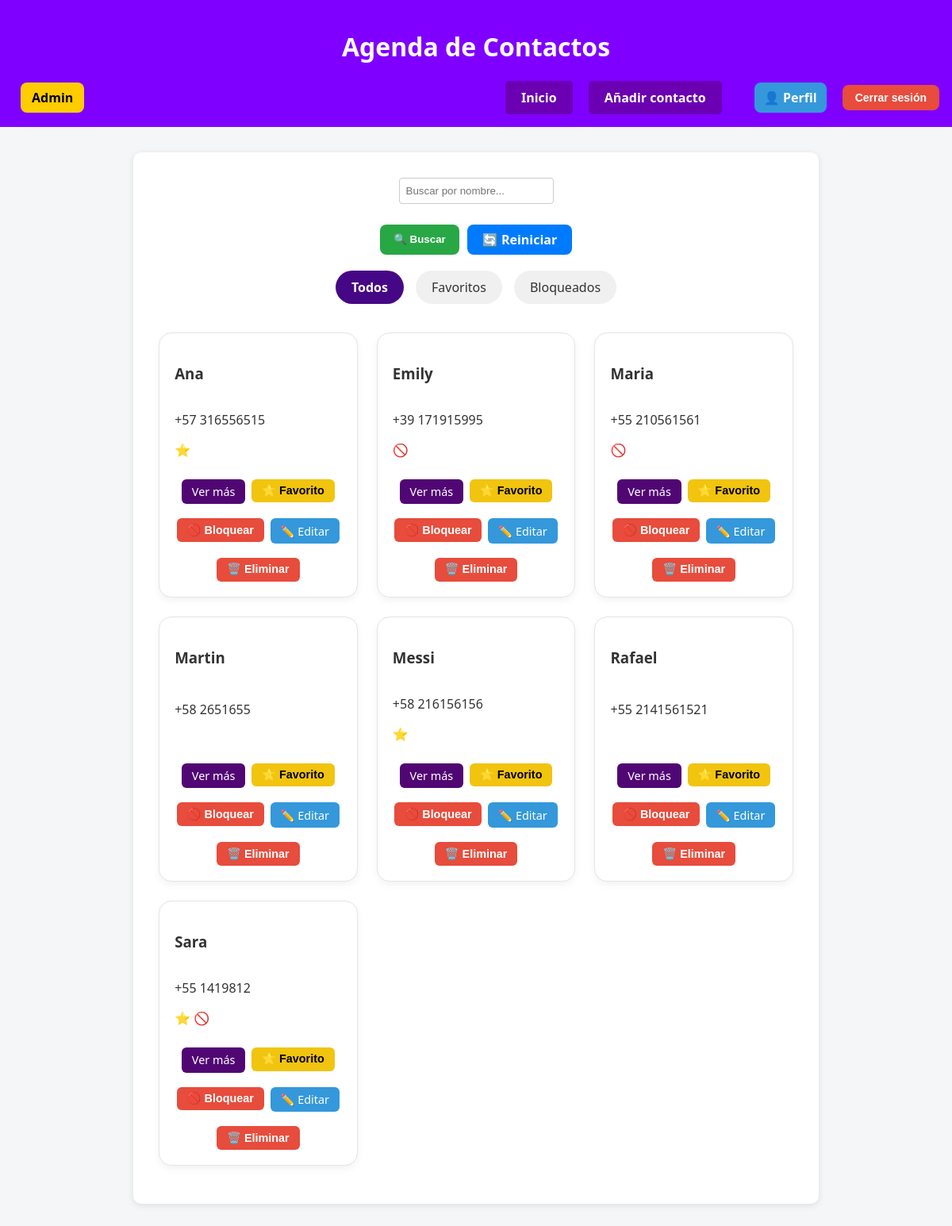
/ (signed in), run on the app's committed database.
### modulo/models.py (models this page shows, shortened)
class Contacto(models.Model):
    nombre = models.CharField(max_length=50)
    prefijo = models.ForeignKey(Prefijo, on_delete=models.SET_NULL, null=True, blank=True)
    numero = models.CharField(max_length=20)
    autor = models.ForeignKey(User, on_delete=models.CASCADE)
    bloqueado = models.BooleanField(default=False)
    favorito = models.BooleanField(default=False)

class Prefijo(models.Model):
    prefijo = models.CharField(max_length=10)
    def __str__(self):
        return self.prefijo

### modulo/views.py (the view)
# urls.py: path('', views.index, name='index'),
@login_required(login_url='login')  # Asegura que el usuario esté logueado
def index(request):
    filtro = request.GET.get('filtro', 'todos')
    buscar = request.GET.get('buscar', '')
    contactos = Contacto.objects.filter(autor=request.user)
    if buscar:
        contactos = contactos.filter(nombre__icontains=buscar)
    if filtro == 'favoritos':
        contactos = contactos.filter(favorito=True)
    elif filtro == 'bloqueados':
        contactos = contactos.filter(bloqueado=True)
    contactos = contactos.order_by('nombre')  # orden alfabético
    return render(request, 'modulo/index.html', {
        'contactos': contactos,
        'filtro': filtro
    })

### modulo/templates/modulo/index.html (shortened to what this page needs)
{% extends 'modulo/base.html' %}
{% block content %}
    {% if user.is_authenticated %}
    <form method="get" class="search-form">
        <input type="text" name="buscar" placeholder="Buscar por nombre..." value="{{ request.GET.buscar }}">
        <div class="button-group">
            <button type="submit" class="buscar-btn">🔍 Buscar</button>
            <a href="{% url 'index' %}" class="reiniciar-btn">🔄 Reiniciar</a>
        </div>
    </form>
        <div class="filtros">
            <a href="?filtro=todos" class="filter-btn {% if filtro == 'todos' %}active{% endif %}">Todos</a>
            <a href="?filtro=favoritos" class="filter-btn {% if filtro == 'favoritos' %}active{% endif %}">Favoritos</a>
            <a href="?filtro=bloqueados" class="filter-btn {% if filtro == 'bloqueados' %}active{% endif %}">Bloqueados</a>
        </div>
        {% if contactos %}
            <div class="contact-grid">
                {% for contacto in contactos %}
                    <div class="contact-card">
                        <h3>{{ contacto.nombre }}</h3>
                        <p>{{ contacto.prefijo }} {{ contacto.numero }}</p>
                        <div class="contact-icons">
                            {% if contacto.favorito %}
                                <span title="Favorito">⭐</span>
                            {% endif %}
                            {% if contacto.bloqueado %}
                                <span title="Bloqueado">🚫</span>
                            {% endif %}
                        </div>
                        <div class="contact-buttons">
                            <a href="{% url 'detalle_contacto' contacto.id %}" class="button small">Ver más</a>
                            <form action="{% url 'toggle_favorito' contacto.id %}" method="post">
                                <button type="submit" class="button small yellow">⭐ Favorito</button>
                            </form>
                            <form action="{% url 'toggle_bloqueado' contacto.id %}" method="post">
                                <button type="submit" class="button small red">🚫 Bloquear</button>
                            </form>
                            <a href="{% url 'editar_contacto' contacto.id %}" class="button small blue">✏️ Editar</a>
                            <form action="{% url 'eliminar_contacto' contacto.id %}" method="post" onsubmit="return confirm('¿Estás seguro que deseas eliminar este contacto?');">
                                <button type="submit" class="button small danger">🗑️ Eliminar</button>
                            </form>
                        </div>
                    </div>
                {% endfor %}
            </div>
        {% else %}
            <p>No tienes contactos guardados.</p>
        {% endif %}
    {% else %}
    <div style="text-align: center; padding: 2rem;">
        <a href="{% url 'login' %}" class="big-login-button">Iniciar sesión para ver tus contactos</a>
    </div>
    {% endif %}
{% endblock %}

### modulo/templates/modulo/base.html (shortened to what this page needs)
    {% load static %}
    <!DOCTYPE html>
    <html lang="es">
    <head>
        <link rel="stylesheet" href="{% static 'modulo/css/index.css' %}">
    </head>
    <body>
        <header>
            <h1>Agenda de Contactos</h1>
            <nav class="navbar" style="display: flex; justify-content: space-between; align-items: center;">
                <div class="nav-left" style="width: 0px;">
                    {% if request.user.is_superuser %}
                        <a href="/admin/" class="btn btn-admin">
                             Admin
                        </a>
                    {% endif %}
                </div>
                <div class="nav-center" style="display: flex; gap: 10px;">
                    {% if user.is_authenticated %}
                        <a href="{% url 'index' %}" class="btn-nav">Inicio</a>
                        <a href="{% url 'crear_contacto' %}" class="btn-nav">Añadir contacto</a>
                    {% endif %}
                </div>
                {% if user.is_authenticated %}
                <div class="nav-right" style="display: flex; align-items: center; gap: 10px;">
                    <a href="{% url 'perfil_usuario' %}" class="perfil-button">👤 Perfil</a>
                    <form method="post" action="{% url 'logout' %}" class="logout-form">
                        <button type="submit" class="logout-button">Cerrar sesión</button>
                    </form>
                </div>
                {% endif %}
            </nav>
        </header>
        <main>
            {% block content %}{% endblock %}
        </main>
    </body>
    </html>

### modulo/static/modulo/css/index.css (style rules this page uses)
body { font-family: 'Segoe UI', Tahoma, Geneva, Verdana, sans-serif; margin: 0; padding: 0; background-color: #f4f6f8; color: #333; }
header { background-color: #8000ff; color: white; padding: 1rem; text-align: center; }
.navbar { display: flex; flex-wrap: wrap; justify-content: space-between; align-items: center; gap: 1rem; }
.nav-left, .nav-center, .nav-right { display: flex; align-items: center; gap: 10px; }
.nav-center { flex: 1; margin-left: 600px; }
.nav-left, .nav-right { flex-shrink: 0; }
.btn-nav { padding: 10px 30px; background-color: #6a0dad; color: white; text-decoration: none; border-radius: 8px; font-weight: bold; }
.perfil-button { padding: 8px 12px; background-color: #3498db; color: white; text-decoration: none; border-radius: 8px; font-weight: bold; }
.logout-button { padding: 8px 12px; background-color: #e74c3c; color: white; border: none; border-radius: 8px; font-weight: bold; cursor: pointer; }
nav { margin-top: 10px; }
nav a { margin: 0 10px; color: #ecf0f1; text-decoration: none; }
.logout-form { display: inline-block; }
main { max-width: 800px; margin: 2rem auto; padding: 2rem; background-color: white; border-radius: 10px; box-shadow: 0 2px 8px rgba(0, 0, 0, 0.1); }
h1, h2 { color: #ffffff; }
form { display: flex; flex-direction: column; }
form input, form select { padding: 0.5rem; margin-bottom: 1rem; border: 1px solid #ccc; border-radius: 4px; }
button { background-color: #c800ff; color: white; padding: 10px 20px; border: none; border-radius: 8px; font-weight: bold; cursor: pointer; transition: background-color 0.3s ease; }
.logout-button { background-color: #e74c3c; color: #fff; border: none; padding: 8px 16px; border-radius: 8px; cursor: pointer; font-weight: bold; transition: background-color 0.3s ease; font-size: 14px; }
.contact-grid { display: grid; grid-template-columns: repeat(auto-fit, minmax(240px, 1fr)); gap: 1.5rem; padding: 1rem 0; }
.contact-card { background: #ffffff; border: 1px solid #dfe6e9; border-radius: 16px; padding: 1.2rem; box-shadow: 0 4px 10px rgba(0, 0, 0, 0.05); transition: transform 0.2s ease, box-shadow 0.2s ease; display: flex; flex-direction: column; justify-content: space-between; }
.contact-buttons { margin-top: 1rem; display: flex; flex-wrap: wrap; gap: 0.5rem; justify-content: center; }
.button.small { padding: 0.4rem 0.8rem; font-size: 0.9rem; border-radius: 6px; text-decoration: none; color: white; background-color: #510773; border: none; cursor: pointer; transition: background-color 0.2s ease; }
.button.small.red { background-color: #e74c3c; }
.button.small.yellow { background-color: #f1c40f; color: black; }
.button.small.blue { background-color: #3498db; }
.button.small.danger { background-color: #e74c3c; }
.filtros { display: flex; justify-content: center; margin: 20px 0; gap: 15px; }
.filter-btn { background-color: #f0f0f0; color: #333; padding: 10px 20px; font-size: 1rem; border-radius: 25px; text-decoration: none; transition: background-color 0.3s, color 0.3s, transform 0.3s; display: inline-block; text-align: center; }
.filter-btn.active { background-color: #460786; color: #fff; font-weight: bold; }
.button { padding: 10px 20px; border-radius: 5px; text-decoration: none; display: inline-block; margin-top: 10px; transition: background-color 0.3s; }
.button.small { font-size: 0.9rem; }
.button.yellow { background-color: #ffcc00; color: #fff; }
.button.red { background-color: #e74c3c; color: #fff; }
.button.blue { background-color: #3498db; color: #fff; }
.button.danger { background-color: #e74c3c; color: #fff; }
.btn-nav { display: inline-block; padding: 10px 20px; margin: 0 5px; background-color: #6b00b3; color: white; text-decoration: none; border-radius: 5px; font-weight: bold; transition: background-color 0.3s ease; }
.search-form { display: flex; flex-direction: column; align-items: center; gap: 10px; }
.button-group { display: flex; gap: 10px; justify-content: center; flex-wrap: wrap; }
.buscar-btn, .reiniciar-btn { padding: 8px 16px; border-radius: 8px; font-weight: bold; cursor: pointer; text-align: center; text-decoration: none; display: inline-block; min-width: 100px; }
.buscar-btn { background-color: #28a745; color: white; border: none; }
.reiniciar-btn { background-color: #007bff; color: white; border: none; }
.btn-admin { background-color: #ffcc00; color: #000; font-weight: bold; border: none; padding: 8px 14px; border-radius: 8px; transition: background-color 0.3s ease; }

### data on the page
Contacto: nombre "Ana", prefijo "+57", numero "316556515"
Contacto: nombre "Emily", prefijo "+39", numero "171915995"
Contacto: nombre "Maria", prefijo "+55", numero "210561561"
Contacto: nombre "Martin", prefijo "+58", numero "2651655"
Contacto: nombre "Messi", prefijo "+58", numero "216156156"
Contacto: nombre "Rafael", prefijo "+55", numero "2141561521"
Contacto: nombre "Sara", prefijo "+55", numero "1419812"
